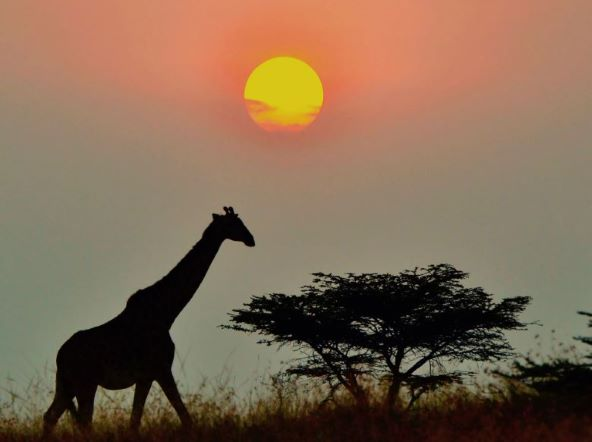
#> input picture Exercise1/sunset.JPG, 592 x 442 px
$ python utils.py   (older library calls are emulated)
#> lines starting #> are read from the running program, lines starting #| are printed output that depends on the picture
import numpy
import numpy as np
from PIL import Image
# from numba import jit
# from tqdm import tqdm
from abc import abstractmethod, abstractstaticmethod
import time
from copy import deepcopy


class SeamImage:
    def __init__(self, img_path, vis_seams=True):
        """ SeamImage initialization.

        Parameters:
            img_path (str): image local path
            method (str) (a or b): a for Hard Vertical and b for the known Seam Carving algorithm
            vis_seams (bool): if true, another version of the original image shall be store, and removed seams should be marked on it
        """
        #################
        # Do not change #
        #################
        self.path = img_path

        self.gs_weights = np.array([[0.299, 0.587, 0.114]]).T

        self.rgb = self.load_image(img_path)
        self.resized_rgb = self.rgb.copy()
        self.gs_squeezed = None
        self.dx, self.dy = None, None

        self.vis_seams = vis_seams
        if vis_seams:
            self.seams_rgb = self.rgb.copy()

        self.h, self.w = self.rgb.shape[:2]

        try:
            self.gs = self.rgb_to_grayscale(self.rgb)
            self.resized_gs = self.gs.copy()
            self.cumm_mask = np.ones_like(self.gs, dtype=bool)
        except NotImplementedError as e:
            print(e)

        try:
            self.E = self.calc_gradient_magnitude()
        except NotImplementedError as e:
            print(e)
        #################

        # additional attributes you might find useful
        self.seam_history = None
        self.seam_balance = 0
        self.seam_history_vertical = []
        self.seam_history_horizontal = []

        # This might serve you to keep tracking original pixel indices
        self.idx_map_h, self.idx_map_v = np.meshgrid(range(self.w), range(self.h))

    def rgb_to_grayscale(self, np_img):
        """ Converts a np RGB image into grayscale (using self.gs_weights).
        Parameters
            np_img : ndarray (float32) of shape (h, w, 3)
        Returns:
            grayscale image (float32) of shape (h, w, 1)

        Guidelines & hints:
            Use NumpyPy vectorized matrix multiplication for high performance.
            To prevent outlier values in the boundaries, we recommend to pad them with 0.5
        """

        grey_img = np.dot(np_img, self.gs_weights)
        grey_img = np.pad(grey_img, ((1, 1), (1, 1), (0, 0)), mode='constant', constant_values=0.5)
        self.gs_squeezed = grey_img.squeeze()
        return grey_img

    def calc_gradient_magnitude(self):
        """ Calculate gradient magnitude of a grayscale image

        Returns:
            A gradient magnitude image (float32) of shape (h, w)

        Guidelines & hints:
            In order to calculate a gradient of a pixel, only its neighborhood is required.
        """

        gs = self.gs_squeezed
        self.dx = np.diff(gs, axis=0)[1:, 1:-1]
        self.dy = np.diff(gs, axis=1)[1:-1, 1:]
        pixel_energy = np.sqrt(np.square(self.dx) + np.square(self.dy))

        """
        start = time.time()
        rows = self.h
        columns = self.w
        pixel_energy = np.zeros((rows, columns))
        for row in range(rows):
            for column in range(columns):

                if column < columns - 1:
                    e_ver = abs(self.gs[row, column] - self.gs[row, column + 1])
                else:
                    e_ver = abs(self.gs[row, column] - self.gs[row, column - 1])

                if row < rows - 1:
                    e_hor = abs(self.gs[row, column] - self.gs[row + 1, column])
                else:
                    e_hor = abs(self.gs[row, column] - self.gs[row - 1, column])
                pixel_energy[row, column] = np.sqrt(np.square(e_ver) + np.square(e_hor))
        end = time.time()
        print(f"öld way: {end-start}")
        """

        return pixel_energy

    def calc_M(self):
        pass

    def seams_removal(self, num_remove):
        pass

    def seams_removal_horizontal(self, num_remove):
        pass

    def seams_removal_vertical(self, num_remove):
        pass

    def rotate_mats(self, clockwise):
        pass

    def init_mats(self):
        pass

    def update_ref_mat(self):
        pass

    def backtrack_seam(self):
        pass

    def remove_seam(self):
        pass

    # [4 lines left out: function reinit, not called in this run]

    @staticmethod
    def load_image(img_path):
        return np.asarray(Image.open(img_path)).astype('float32') / 255.0


class ColumnSeamImage(SeamImage):
    """ Column SeamImage.
    This class stores and implements all required data and algorithmics from implementing the "column" version of the seam carving algorithm.
    """

    def __init__(self, *args, **kwargs):
        """ ColumnSeamImage initialization.
        """
        super().__init__(*args, **kwargs)
        try:
            self.M = self.calc_M()
            self.M_copy = np.copy(self.M)
        except NotImplementedError as e:
            print(e)

    # TODO: NIR
    def calc_M(self):
        """ Calculates the matrix M discussed in lecture, but with the additional constraint:
            - A seam must be a column. That is, the set of seams S is simply columns of M.
            - implement forward-looking cost

        Returns:
            A "column" energy matrix M (float32) of shape (h, w)

        Guidelines & hints:
            As taught, the energy is calculated from top to bottom.
            The formula of calculation M is as taught, but with certain terms omitted.
            You might find the function 'np.roll' useful.
        """
        gs = self.gs_squeezed
        cost_vertical = np.abs(np.roll(gs, 1, axis=1) - np.roll(gs, -1, axis=1))[1:-1, 1:-1]
        m_costs = self.E + cost_vertical
        m_costs = np.cumsum(m_costs, axis=0)
        return m_costs

    # TODO: ORI
    def seams_removal(self, num_remove: int):
        """ Iterates num_remove times and removes num_remove vertical seams

        Parameters:
            num_remove (int): number of vertical seam to be removed

        Guidelines & hints:
        As taught, the energy is calculated from top to bottom.
        You might find the function np.roll useful.

        This step can be divided into a couple of steps:
            i) init/update matrices (E, M, backtracking matrix, saem mask) where:
                - E is the gradient magnitude matrix
                - M is the cost matric
                - backtracking matrix is an idx matrix used to track the minimum seam from bottom up
                - mask is a boolean matrix for removed seams
            ii) seam backtracking: calculates the actual indices of the seam
            iii) index update: when a seam is removed, index mapping should be updated in order to keep track indices for next iterations
            iv) seam removal: create the carved image with the reduced (and update seam visualization if desired)
            Note: the flow described below is a recommendation. You may implement seams_removal as you with, but it needs to support:
            - removing seams couple of times (call the function more than once)
            - visualize the original image with removed seams marked (for comparison)
        """

        for i in range(num_remove):
            min_index = np.argmin(self.M[-1, :])
            removed_before_rel = sum(self.seam_history <= min_index)
            cand = min_index + removed_before_rel
            while cand in self.seam_history:
                cand += 1
            min_index_abs = cand

            self.seam_balance += 1
            self.seam_history.append(min_index_abs)

            self.update_E(min_index)
            self.update_M(min_index)
            self.backtrack_seam(min_index_abs)
            self.remove_seam(min_index)

        # raise NotImplementedError("TODO: Implement SeamImage.seams_removal")

    def update_E(self, seam_idx):
        # Remove the seam at the given index
        (rows, columns) = self.E.shape
        self.E = np.delete(self.E, seam_idx, axis=1)
        self.dx = np.delete(self.dx, seam_idx, axis=1)
        self.dy = np.delete(self.dy, seam_idx, axis=1)
        gs = self.gs_squeezed

        seam_idx_in_padded_img = seam_idx + 1
        if 0 < seam_idx <= columns - 1:
            self.dy[:, seam_idx - 1] = (gs[:, seam_idx_in_padded_img - 1] - gs[:, seam_idx_in_padded_img + 1])[1:-1]
            self.E[:, seam_idx - 1] = np.sqrt(np.square(self.dy[:, seam_idx - 1]) + np.square(self.dx[:, seam_idx - 1]))

    def update_M(self, seam_idx):
        # Remove the seam at the given index
        (rows, columns) = self.M.shape
        self.M = np.delete(self.M, seam_idx, axis=1)
        gs = self.gs_squeezed
        seam_idx_in_padded_img = seam_idx + 1

        if seam_idx > 0:
            edges_cost_left = np.abs(gs[:, seam_idx_in_padded_img - 2] - gs[:, seam_idx_in_padded_img + 1])[1:-1]
            self.M[:, seam_idx - 1] = np.cumsum(self.E[:, seam_idx - 1] + edges_cost_left)
        if seam_idx < columns - 1:
            edges_cost_right = np.abs(gs[:, seam_idx_in_padded_img + 2] - gs[:, seam_idx_in_padded_img - 1])[1:-1]
            self.M[:, seam_idx] = np.cumsum(self.E[:, seam_idx] + edges_cost_right)

    def seams_removal_horizontal(self, num_remove):
        """ Removes num_remove horizontal seams

        Parameters:
            num_remove (int): number of horizontal seam to be removed

        Guidelines & hints:
            You may find np.rot90 function useful

        """
        self.seam_history = self.seam_history_horizontal

        self.resized_gs = np.rot90(self.resized_gs, 1, (0, 1))
        self.resized_rgb = np.rot90(self.resized_rgb, 1, (0, 1))
        self.gs_squeezed = np.rot90(self.gs_squeezed, 1, (0, 1))
        self.dx, self.dy = np.rot90(self.dy, 1, (0, 1)), np.rot90(self.dx, 1, (0, 1))
        self.E = np.rot90(self.E, 1, (0, 1))
        self.cumm_mask = np.rot90(self.cumm_mask, 1, (0, 1))
        self.seams_rgb = np.rot90(self.seams_rgb, 1, (0, 1))
        self.M = self.calc_M()  # we must calculate M anew since we don't have horizontal-edges cost information

        self.seams_removal(num_remove)
        self.resized_gs = np.rot90(self.resized_gs, 3, (0, 1))
        self.resized_rgb = np.rot90(self.resized_rgb, 3, (0, 1))
        self.gs_squeezed = np.rot90(self.gs_squeezed, 3, (0, 1))
        self.dx, self.dy = np.rot90(self.dy, 3, (0, 1)), np.rot90(self.dx, 3, (0, 1))
        self.E = np.rot90(self.E, 3, (0, 1))
        self.M = self.calc_M()  # revive "vertical" M
        self.cumm_mask = np.rot90(self.cumm_mask, 3, (0, 1))
        self.seams_rgb = np.rot90(self.seams_rgb, 3, (0, 1))

        self.seam_history = None

        # raise NotImplementedError("TODO: Implement SeamImage.seams_removal_horizontal")

    def seams_removal_vertical(self, num_remove):
        """ A wrapper for removing num_remove horizontal seams (just a recommendation)

        Parameters:
            num_remove (int): number of vertical seam to be removed
        """
        self.seam_history = self.seam_history_vertical
        self.seams_removal(num_remove)
        self.seam_history = None

    def backtrack_seam(self, seam_idx):
        """ Backtracks a seam for Column Seam Carving method
        """
        seam_idx_in_padded_img = seam_idx + 1
        self.cumm_mask[:, seam_idx_in_padded_img] = False
        self.seams_rgb[:, seam_idx_in_padded_img, :] = [1, 0, 0]

    def remove_seam(self, seam_idx):
        """ Removes a seam for self.rgb (you may create a resized version, like self.resized_rgb)

        Guidelines & hints:
        In order to apply the removal, you might want to extend the seam mask to support 3 channels (rgb) using: 3d_mak = np.stack([1d_mask] * 3, axis=2), and then use it to create a resized version.
        """
        # TODO: change this method
        seam_idx_in_padded_img = seam_idx + 1
        self.gs_squeezed = np.delete(self.gs_squeezed, seam_idx_in_padded_img, axis=1)
        self.resized_gs = np.delete(self.resized_gs, seam_idx_in_padded_img, axis=1)
        self.resized_rgb = np.delete(self.resized_rgb, seam_idx_in_padded_img, axis=1)


class VerticalSeamImage(SeamImage):
    # [241 lines left out: functions __init__, calc_M, seams_removal, seams_removal_horizontal, seams_removal_vertical, backtrack_seam and 8 more, not called in this run]


import numba
import numpy as np
import matplotlib.pyplot as plt
from functools import partial
from PIL import Image
from numba import jit

plt.rcParams["figure.figsize"] = (10, 5)
# %%
# img_path = "pinguins.jpg"
img_path = "sunset.JPG"


# helper functions
def read_image(img_path):
    return np.asarray(Image.open(img_path)).astype('float32')


# [8 lines left out: function show_image, not called in this run]


def init_plt_grid(nrow=1, ncols=1, figsize=(20, 10), **kwargs):
    fig, ax = plt.subplots(nrow, ncols, figsize=figsize, facecolor='gray', **kwargs)
    font_size = dict(size=20)
    return ax, font_size


### 1. Imaplement SeamImage (20 points)
# %%
# TODO: Create a SeamImage instance

s_img = SeamImage(img_path)
#> in rgb_to_grayscale, `grey_img = np.pad(grey_img, ((1, 1), (1, 1), (0, 0)), mode='constant',..`:
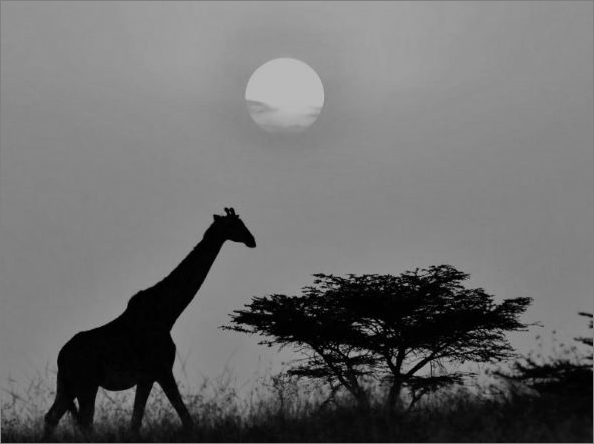
#> grey_img: shape (444, 594, 1) float64; min 0, max 0.753, mean 0.433

# display sample image we will be working on
# show_image(s_img.rgb)

# disply grayscale version
# show_image(s_img.gs, grayscale=True)

# display its energy (gradient magnitude)
# show_image(s_img.E, grayscale=True)
print("here")
# TODO: Create a ColumnSeamImage instance
cs_img = ColumnSeamImage(img_path)
#> in calc_M, `m_costs = np.cumsum(m_costs, axis=0)`:
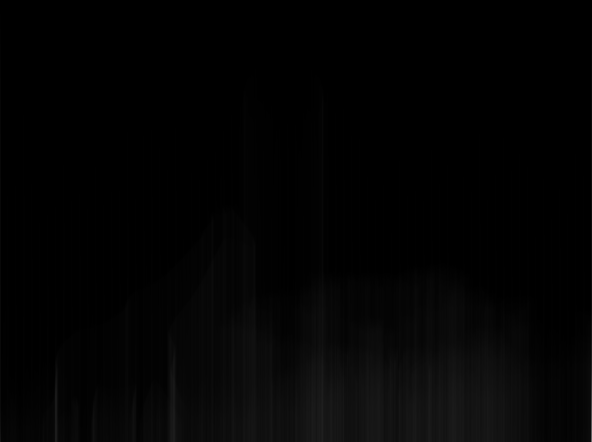
#> m_costs: shape (442, 592) float64; min 0, max 104, mean 3.6
# %%
# dispay matrices
ax, font_size = init_plt_grid(ncols=3, figsize=(20, 10))

ax[0].set_title('Original Image', **font_size)
ax[1].set_title('Gradient Magnitude Image (E)', **font_size)
ax[2].set_title('Energy Matric (M)', **font_size)

ax[0].imshow(cs_img.rgb)
ax[1].imshow(cs_img.E, cmap='gray')
ax[2].imshow(cs_img.M, cmap="gray")

# dp_mat = vs_img.calc_dp_mat(vs_img.M.copy(), np.zeros_like(vs_img.M, dtype=int))
# ax[1,1].imshow(dp_mat)

for sp in ax.reshape(-1):
    sp.set_xticks([])
    sp.set_yticks([])

plt.tight_layout()
plt.show()

cs_img.seams_removal_vertical(70)
#> the loop in seams_removal, `for i in range(num_remove):` made 70 passes
#> (min_index, removed_before_rel, min_index_abs) on passes 1 to 12: (86, 0, 86), (82, 0, 82), (83, 1, 84), (563, 3, 566), (81, 0, 81), (82, 2, 85), (19, 0, 19), (83, 3, 87), (539, 7, 546), (557, 8, 565), (561, 8, 569), (21, 1, 22)
#> (min_index, removed_before_rel) on pass 59: (14, 6)
cs_img.seams_removal_horizontal(110)
#> in calc_M (call 3), `m_costs = np.cumsum(m_costs, axis=0)`:
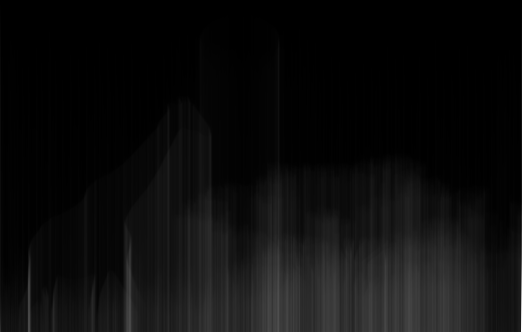
#> m_costs: shape (332, 522) float64; min 0, max 96.76, mean 4.9; drawn with min black and max white

cs_img_2 = ColumnSeamImage(img_path)
cs_img_2.seams_removal_vertical(30)
cs_img_2.seams_removal_horizontal(50)
#> call 2 of seams_removal_horizontal, with num_remove = 50
#> in seams_removal_horizontal (call 2), `self.resized_rgb = np.rot90(self.resized_rgb, 1, (0, 1))`:
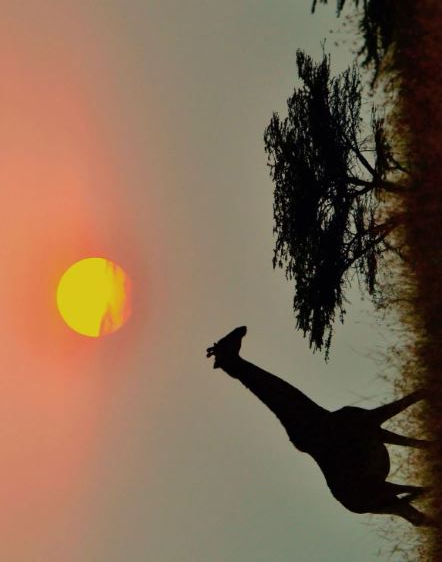
#> self.resized_rgb: shape (562, 442, 3) float32; mean R, G, B 0.514, 0.411, 0.322
#> in seams_removal_horizontal (call 2), `self.dx, self.dy = np.rot90(self.dy, 1, (0, 1)), np.rot90(self.dx, 1, ..`:
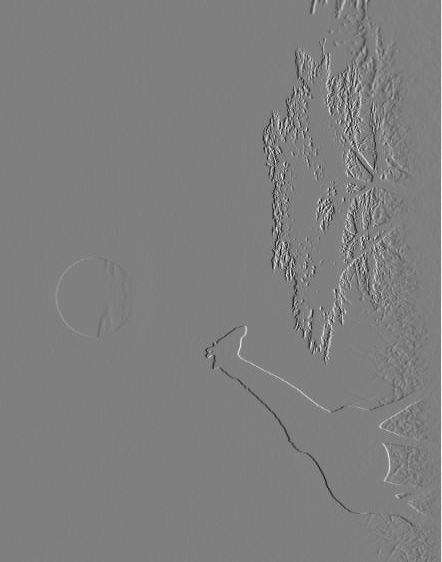
#> self.dy: shape (562, 442) float64; min -0.493, max 0.489, mean -0.000231; drawn with min black and max white
#> in seams_removal_horizontal (call 2), `self.E = np.rot90(self.E, 1, (0, 1))`:
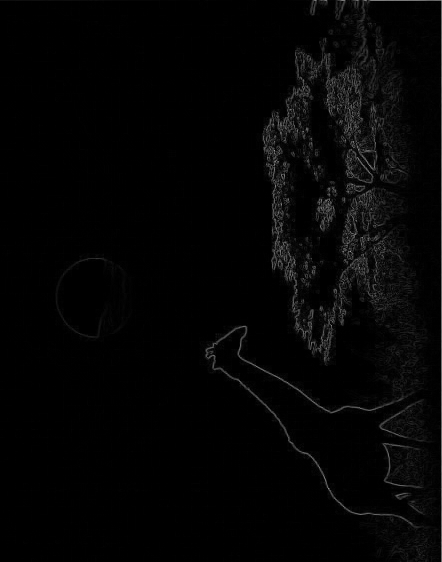
#> self.E: shape (562, 442) float64; min 0, max 0.636, mean 0.0188
#> in seams_removal_horizontal (call 2), `self.seams_rgb = np.rot90(self.seams_rgb, 1, (0, 1))`:
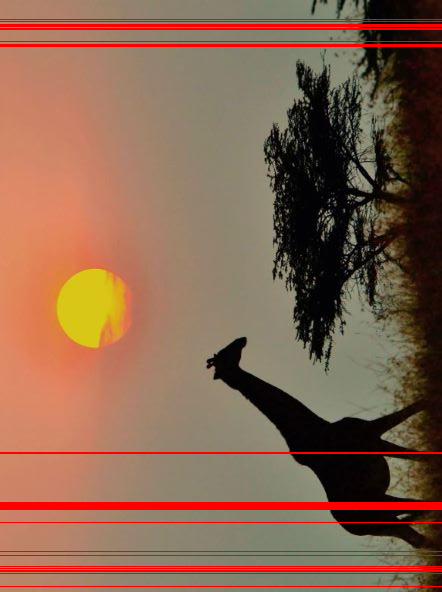
#> self.seams_rgb: shape (592, 442, 3) float32; mean R, G, B 0.539, 0.39, 0.306
cs_img_2.seams_removal_vertical(40)
cs_img_2.seams_removal_horizontal(60)

ax, font_size = init_plt_grid(ncols=3, figsize=(20, 10))

ax[0].set_title('Original Image', **font_size)
ax[1].set_title('Seam Visualization', **font_size)
ax[2].set_title('Resized Image', **font_size)

ax[0].imshow(cs_img.rgb)
ax[1].imshow(cs_img.seams_rgb)
ax[2].imshow(cs_img.resized_rgb)

# save resized version
Image.fromarray((cs_img.resized_rgb * 255).astype('uint8')).save('./resized_rgb.jpg')

for sp in ax.reshape(-1):
    sp.set_xticks([])
    sp.set_yticks([])

plt.tight_layout()
plt.show()

# vs_img = VerticalSeamImage(img_path)
# #%%
# # dispay matrices
#
# ax, font_size = init_plt_grid(ncols=3)
#
# ax[0].set_title('Original Image', **font_size)
# ax[1].set_title('Gradient Magnitude Image (E)', **font_size)
# ax[2].set_title('Cost Matrix (M)', **font_size)
#
# ax[0].imshow(vs_img.rgb)
# ax[1].imshow(vs_img.E, cmap='gray')
# ax[2].imshow(vs_img.M)
#
# for sp in ax.reshape(-1):
#     sp.set_xticks([])
#     sp.set_yticks([])
#
# plt.tight_layout()
# # remove seams (modify as you with)
# vs_img.seams_removal_vertical(70)
# vs_img.seams_removal_horizontal(110)
# #%%
# # display resulting images
#
# ax, font_size = init_plt_grid(ncols=3, figsize=(20,10))
#
# ax[0].set_title('Original Image', **font_size)
# ax[1].set_title('Seam Visualization', **font_size)
# ax[2].set_title('Resized Image', **font_size)
#
# ax[0].imshow(vs_img.rgb)
# ax[1].imshow(vs_img.seams_rgb)
# ax[2].imshow(vs_img.resized_rgb)
#
# # save resized version
# Image.fromarray((vs_img.resized_rgb*255).astype('uint8')).save('./resized_rgb.jpg')
#
# for sp in ax.reshape(-1):
#     sp.set_xticks([])
#     sp.set_yticks([])
#
# plt.tight_layout()
# #%%
# # Resluts comparison
#
# ax, font_size = init_plt_grid(2, 2, figsize=(12,12))
#
# ax[0,0].set_title('SV-SC - Seams', **font_size)
# ax[1,0].set_title('V-SC - Seams', **font_size)
# ax[0,1].set_title('SV-SC - Resized', **font_size)
# ax[1,1].set_title('V-SC - Resized', **font_size)
#
# ax[0,0].imshow(cs_img.seams_rgb)
# ax[1,0].imshow(vs_img.seams_rgb)
# ax[0,1].imshow(cs_img.resized_rgb)
# ax[1,1].imshow(vs_img.resized_rgb)
#
# for sp in ax.reshape(-1):
#     sp.set_xticks([])
#     sp.set_yticks([])
#
# plt.tight_layout()

$ run again, with Exercise1/pinguins.jpg copied over Exercise1/sunset.JPG
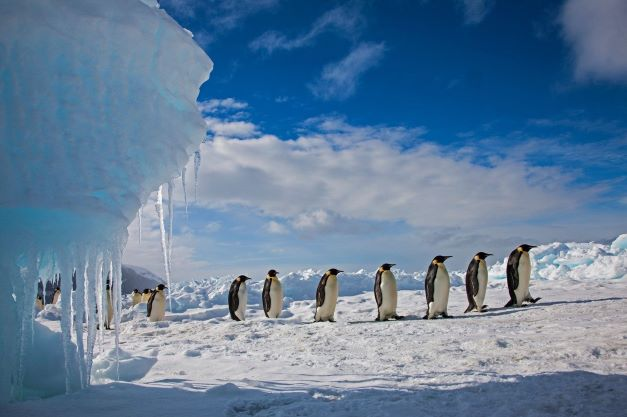
#> input picture Exercise1/pinguins.jpg, 627 x 417 px
#> in calc_M, `m_costs = np.cumsum(m_costs, axis=0)`:
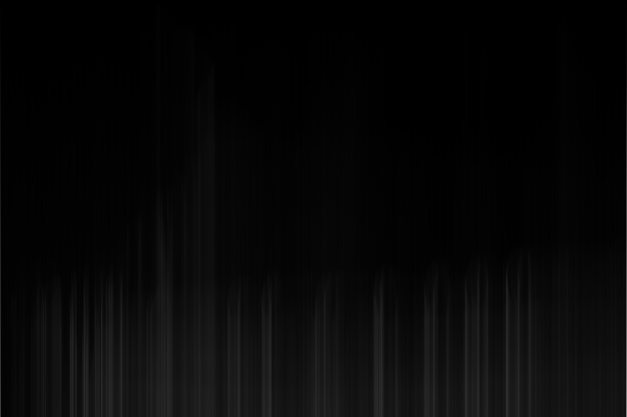
#> m_costs: shape (417, 627) float64; min 0, max 132.8, mean 8
#> the loop in seams_removal, `for i in range(num_remove):` made 70 passes
#> (min_index, removed_before_rel, min_index_abs) on passes 1 to 8: (6, 0, 6), (4, 0, 4), (1, 0, 1), (5, 2, 7), (1, 1, 2), (4, 3, 8), (22, 6, 28), (2, 2, 5)
#> cost_vertical: shape (557, 417) float64
#> cost_vertical: shape (307, 557) float64
#> in calc_M (call 5), `cost_vertical = np.abs(np.roll(gs, 1, axis=1) - np.roll(gs, -1, axis=1..`:
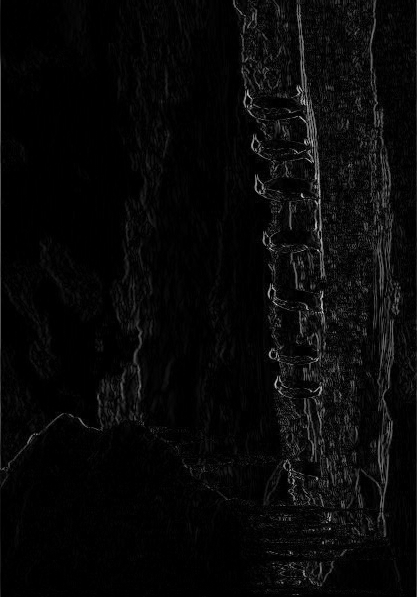
#> cost_vertical: shape (597, 417) float64; min 0, max 0.846, mean 0.0353
